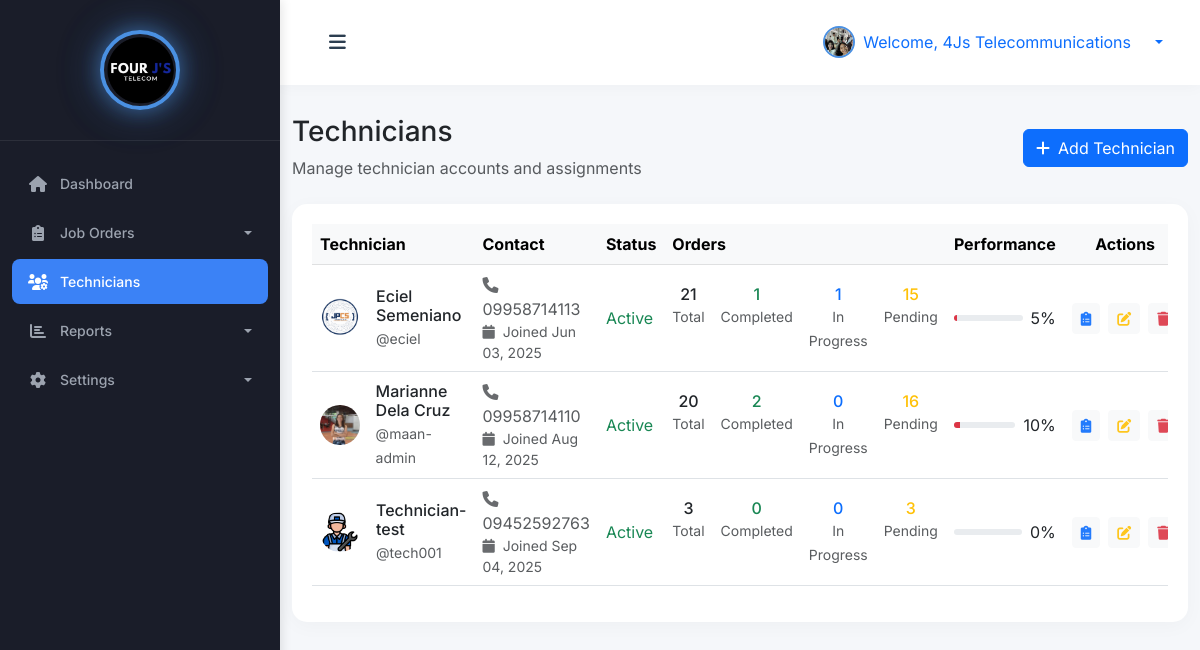
Page /admin/technicians.php (signed in) on the committed database.
### tables this page shows
CREATE TABLE `technicians` (
  `id` int(11) NOT NULL,
  `username` varchar(50) NOT NULL,
  `password` varchar(255) NOT NULL,
  `name` varchar(100) NOT NULL,
  `email` varchar(100) DEFAULT NULL,
  `phone` varchar(20) NOT NULL,
  `profile_picture` varchar(255) DEFAULT NULL,
  `created_at` timestamp NOT NULL DEFAULT current_timestamp(),
  `updated_at` timestamp NOT NULL DEFAULT current_timestamp() ON UPDATE current_timestamp()
);

### admin/technicians.php (the view, shortened to what this page needs)
<?php
try {
    $pdo = new PDO("mysql:host=" . DB_HOST . ";dbname=" . DB_NAME, DB_USER, DB_PASS);
    $pdo->setAttribute(PDO::ATTR_ERRMODE, PDO::ERRMODE_EXCEPTION);
    $stmt = $pdo->prepare("SELECT name, profile_picture FROM admins WHERE id = ?");
    $stmt->execute([$_SESSION['user_id']]);
    $admin = $stmt->fetch(PDO::FETCH_ASSOC);
    $stmt = $pdo->query("
        SELECT
            t.*,
            COUNT(DISTINCT jo.id) as total_orders,
            SUM(CASE WHEN jo.status = 'completed' THEN 1 ELSE 0 END) as completed_orders,
            SUM(CASE WHEN jo.status = 'in_progress' THEN 1 ELSE 0 END) as in_progress_orders,
            SUM(CASE WHEN jo.status = 'pending' THEN 1 ELSE 0 END) as pending_orders
        FROM technicians t
        LEFT JOIN job_orders jo ON t.id = jo.assigned_technician_id
        GROUP BY t.id
        ORDER BY t.name ASC
    ");
    $technicians = $stmt->fetchAll(PDO::FETCH_ASSOC);
} catch (PDOException $e) {
    die("Database error: " . $e->getMessage());
}
require_once 'includes/header.php';
?>
<body></body>
 <div class="wrapper">
        <?php
        require_once 'includes/sidebar.php';
        ?>
        <div id="content">
            <nav class="navbar navbar-expand-lg navbar-light bg-white">
                <div class="container-fluid">
                    <button type="button" id="sidebarCollapse" class="btn">
                        <i class="fas fa-bars"></i>
                    </button>
                    <div class="ms-auto d-flex align-items-center">
                        <div class="dropdown">
                            <a class="d-flex align-items-center text-decoration-none dropdown-toggle" href="#" id="userDropdown" role="button" data-bs-toggle="dropdown">
                                <img src="<?= !empty($admin['profile_picture']) ? '../' . htmlspecialchars($admin['profile_picture']) : 'https://ui-avatars.com/api/?name=' . urlencode($admin['name'] ?: 'Admin') . '&background=1a237e&color=fff' ?>"
                                     alt="Admin"
                                     class="rounded-circle me-2"
                                     width="32"
                                     height="32"
                                     style="object-fit: cover; border: 2px solid #4A90E2;">
                                <span class="me-3">Welcome, <?= htmlspecialchars($admin['name'] ?: 'Admin') ?></span>
                            </a>
                        </div>
                    </div>
                </div>
            </nav>
<div class="container mt-4">
    <div class="d-flex justify-content-between align-items-center mb-4">
        <div>
            <h3>Technicians</h3>
            <p class="text-muted mb-0">Manage technician accounts and assignments</p>
        </div>
        <button type="button" class="btn btn-primary" data-bs-toggle="modal" data-bs-target="#addTechnicianModal">
            <i class="fas fa-plus me-2"></i>Add Technician
        </button>
    </div>
                <div class="card">
                    <div class="card-body">
                        <div class="table-responsive">
                            <table class="table table-hover align-middle">
                                <thead class="table-light">
                                    <tr>
                                        <th>Technician</th>
                                        <th>Contact</th>
                                        <th>Status</th>
                                        <th>Orders</th>
                                        <th>Performance</th>
                                        <th class="text-center">Actions</th>
                                    </tr>
                                </thead>
                                <tbody>
                                    <?php foreach ($technicians as $tech): ?>
                                    <tr>
                                        <td>
                                            <div class="d-flex align-items-center">
                                                <img src="<?= !empty($tech['profile_picture']) ? '../' . htmlspecialchars($tech['profile_picture']) : 'https://ui-avatars.com/api/?name=' . urlencode($tech['name']) . '&background=1a237e&color=fff' ?>"
                                                     alt="<?= htmlspecialchars($tech['name']) ?>"
                                                     class="rounded-circle me-3"
                                                     style="width: 40px; height: 40px; object-fit: cover;">
                                                <div>
                                                    <h6 class="mb-0"><?= htmlspecialchars($tech['name']) ?></h6>
                                                    <small class="text-muted">@<?= htmlspecialchars($tech['username']) ?></small>
                                                </div>
                                            </div>
                                        </td>
                                        <td>
                                            <div class="d-flex flex-column">
                                                <span class="text-muted">
                                                    <i class="fas fa-phone me-2"></i><?= htmlspecialchars($tech['phone']) ?>
                                                </span>
                                                <small class="text-muted">
                                                    <i class="fas fa-calendar me-2"></i>Joined <?= date('M d, Y', strtotime($tech['created_at'])) ?>
                                                </small>
                                            </div>
                                        </td>
                                        <td>
                                            <span class="text-success">Active</span>
                                        </td>
                                        <td>
                                            <div class="d-flex gap-3">
                                                <div class="text-center">
                                                    <h6 class="mb-0"><?= $tech['total_orders'] ?></h6>
                                                    <small class="text-muted">Total</small>
                                                </div>
                                                <div class="text-center">
                                                    <h6 class="mb-0 text-success"><?= $tech['completed_orders'] ?></h6>
                                                    <small class="text-muted">Completed</small>
                                                </div>
                                                <div class="text-center">
                                                    <h6 class="mb-0 text-primary"><?= $tech['in_progress_orders'] ?></h6>
                                                    <small class="text-muted">In Progress</small>
                                                </div>
                                                <div class="text-center">
                                                    <h6 class="mb-0 text-warning"><?= $tech['pending_orders'] ?></h6>
                                                    <small class="text-muted">Pending</small>
                                                </div>
                                            </div>
                                        </td>
                                        <td>
                                            <?php
                                            $completion_rate = $tech['total_orders'] > 0
                                                ? round(($tech['completed_orders'] / $tech['total_orders']) * 100)
                                                : 0;
                                            $progress_color = $completion_rate >= 70 ? 'bg-success' : ($completion_rate >= 40 ? 'bg-warning' : 'bg-danger');
                                            ?>
                                            <div class="d-flex align-items-center">
                                                <div class="progress flex-grow-1" style="height: 6px;">
                                                    <div class="progress-bar <?= $progress_color ?>" role="progressbar"
                                                         style="width: <?= $completion_rate ?>%"></div>
                                                </div>
                                                <span class="ms-2"><?= $completion_rate ?>%</span>
                                            </div>
                                        </td>
                                        <td>
                                            <div class="d-flex justify-content-center gap-2">
                                                <a href="technician-orders.php?id=<?= $tech['id'] ?>"
                                                   class="btn btn-sm btn-light"
                                                   data-bs-toggle="tooltip"
                                                   title="View Orders">
                                                    <i class="fas fa-clipboard-list text-primary"></i>
                                                </a>
                                                <button type="button"
                                                        class="btn btn-sm btn-light edit-technician-btn"
                                                        data-bs-toggle="modal"
                                                        data-bs-target="#editTechnicianModal"
                                                        data-id="<?= $tech['id'] ?>"
                                                        data-name="<?= htmlspecialchars($tech['name']) ?>"
                                                        data-username="<?= htmlspecialchars($tech['username']) ?>"
                                                        data-phone="<?= htmlspecialchars($tech['phone']) ?>"
                                                        data-profile-picture="<?= !empty($tech['profile_picture']) ? '../' . htmlspecialchars($tech['profile_picture']) : 'https://ui-avatars.com/api/?name=' . urlencode($tech['name']) . '&background=1a237e&color=fff' ?>"
                                                        title="Edit Technician">
                                                    <i class="fas fa-edit text-warning"></i>
                                                </button>
                                                <button type="button"
                                                        class="btn btn-sm btn-light delete-technician-btn"
                                                        data-bs-toggle="modal"
                                                        data-bs-target="#deleteTechnicianModal"
                                                        data-id="<?= $tech['id'] ?>"
                                                        data-name="<?= htmlspecialchars($tech['name']) ?>"
                                                        title="Delete Technician">
                                                    <i class="fas fa-trash text-danger"></i>
                                                </button>
                                            </div>
                                        </td>
                                    </tr>
                                    <?php endforeach; ?>
                                </tbody>
                            </table>
                        </div>
                    </div>
                </div>
</div>
        </div>
    </div>
</body>
</html>

### css/style.css (style rules this page uses)
:root { --primary-blue: #4A90E2; --secondary-blue: #5C9CE6; --light-blue: #E8F1FC; --hover-blue: #357ABD; --text-blue: #2C3E50; --success: #2ECC71; --warning: #F1C40F; --danger: #E74C3C; --info: #3498DB; --pastel-purple: #B39DDB; --pastel-pink: #F8BBD0; --pastel-green: #A5D6A7; --pastel-orange: #FFCC80; --card-1: #4A90E2; --card-2: #2ECC71; --card-3: #F1C40F; --card-4: #E74C3C; --sidebar-bg: #2C3E50; --sidebar-header: #1A252F; --sidebar-hover: #34495E; --sidebar-active: #3498DB; }
body { font-family: 'Inter', -apple-system, BlinkMacSystemFont, 'Segoe UI', Roboto, sans-serif; background: #F5F7FA; }
.dropdown-toggle::after { margin-left: 8px; }
.wrapper { display: flex; width: 100%; align-items: stretch; }
#content { margin-left: 280px; min-height: 100vh; transition: all 0.3s ease; background: #F5F7FA; padding: 0; width: calc(100% - 280px); }
@media (min-width: 769px) { #content { margin-left: 280px; width: calc(100% - 280px); } }
@media (min-width: 769px) { #sidebarCollapse { display: block !important; } }
.card { border-radius: 15px; box-shadow: 0 4px 20px rgba(0, 0, 0, 0.03); margin-bottom: 25px; border: none; transition: transform 0.3s ease, box-shadow 0.3s ease; }
.card-body { padding: 1.75rem; }
.card i { opacity: 0.9; transition: transform 0.3s ease; }
.navbar { padding: 20px 25px; background: #fff; border: none; border-radius: 0; margin-bottom: 30px; box-shadow: 0 2px 15px rgba(0, 0, 0, 0.03); }
#sidebarCollapse { background: transparent; border: none; color: var(--text-blue); font-size: 1.2rem; padding: 8px 12px; border-radius: 8px; transition: all 0.3s; }

### admin/includes/header.php (style rules this page uses)
.card { height: 100%; margin-bottom: 1rem; }
.card-body { padding: 1.25rem; }
#userDropdown { transition: all 0.2s ease; }
#userDropdown img { border: 2px solid #4A90E2; transition: all 0.2s ease; }

### rows in the picture
technicians: profile_picture (picture), name "Eciel Semeniano", username "eciel", phone "09958714113", created_at "Jun 03, 2025", total_orders "21", completed_orders "1", in_progress_orders "1", pending_orders "15", completion_rate "5"
technicians: profile_picture (picture), name "Marianne Dela Cruz", username "maan-admin", phone "09958714110", created_at "Aug 12, 2025", total_orders "20", completed_orders "2", in_progress_orders "0", pending_orders "16", completion_rate "10"
technicians: profile_picture (picture), name "Technician-test", username "tech001", phone "09452592763", created_at "Sep 04, 2025", total_orders "3", completed_orders "0", in_progress_orders "0", pending_orders "3", completion_rate "0"

### other values in the picture
$admin['name'] ?: 'Admin' "4Js Telecommunications"
